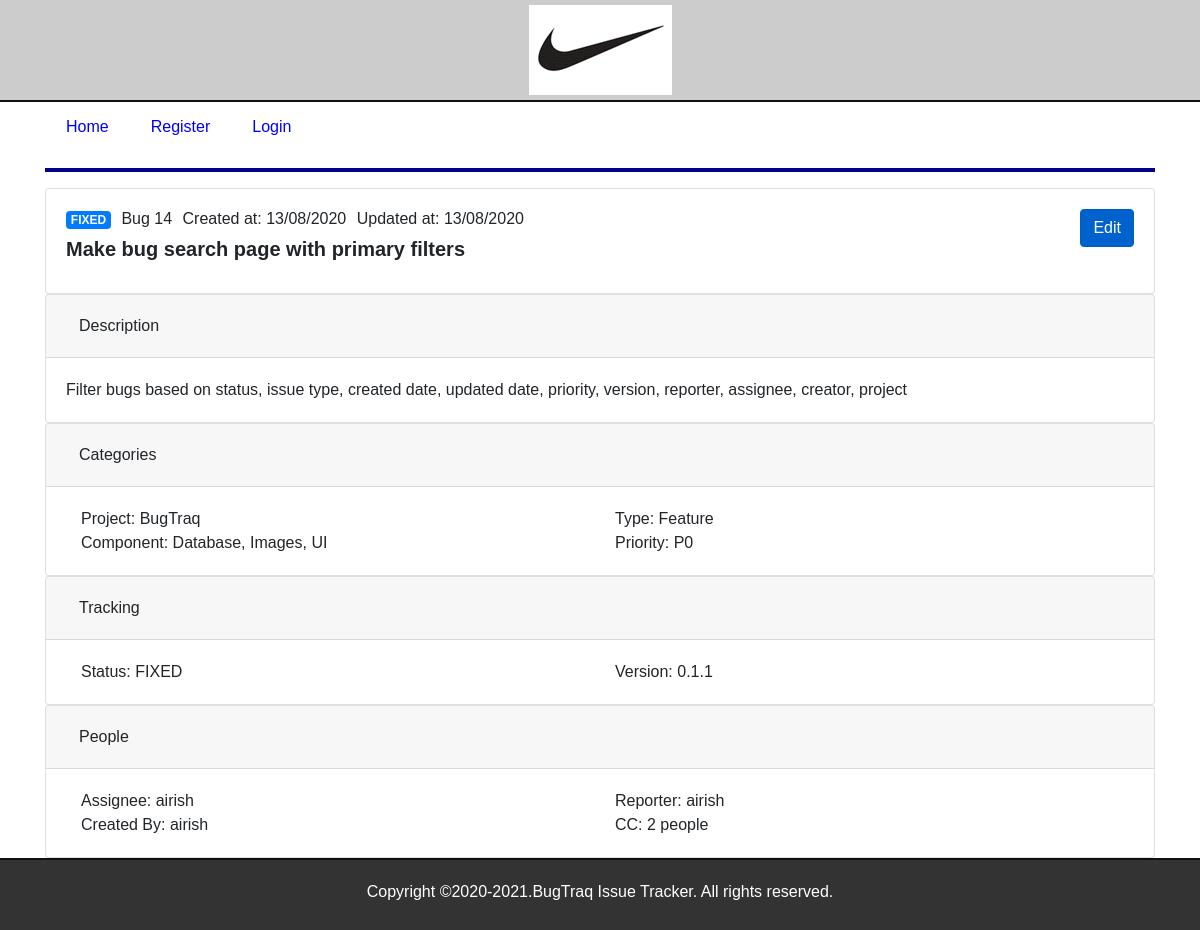
The app's page /show_bug/id=14 with its own data.
### app/models.py (models this page shows, shortened)
class Status(db.Model):
    status_id = db.Column(db.Integer, primary_key=True)
    status = db.Column(db.String(40), nullable=False)
    bugs = db.relationship('Bug', backref='status', lazy=True)

class BugSearchableMixin(object):
    @classmethod
    def search(cls, expression):
        ids, total = query_index(cls.__tablename__, expression)
        if total == 0:
            return cls.query.filter_by(bug_id=0), 0
        when = []
        for i in range(len(ids)):
            when.append((ids[i], i))
        return cls.query.filter(cls.bug_id.in_(ids)).order_by(
            db.case(when, value=cls.bug_id)), total

class Bug(BugSearchableMixin, db.Model):
    __searchable__ = ['bug_id', 'summary', 'description', 'version']
    bug_id = db.Column(db.Integer, primary_key=True)
    summary = db.Column(db.String(72), nullable=False)
    description = db.Column(db.String(256), nullable=False)
    created_at = db.Column(db.DateTime, nullable=False, default=datetime.utcnow)
    updated_at = db.Column(db.DateTime, nullable=False, default=datetime.utcnow)
    deleted_at = db.Column(db.DateTime, nullable=True)
    status_id = db.Column(db.Integer, db.ForeignKey('status.status_id'), nullable=False)
    issue_type_id = db.Column(db.Integer, db.ForeignKey('issue_type.issue_type_id'), nullable=False)
    pid = db.Column(db.Integer, db.ForeignKey('priority.pid'), nullable=False)
    version = db.Column(db.String(30), db.ForeignKey('fix_version.version'), nullable=False)
    reporter_id = db.Column(db.Integer, db.ForeignKey('reporter.user_id'), nullable=False)
    assignee_id = db.Column(db.Integer, db.ForeignKey('assignee.user_id'), nullable=False)
    creator_id = db.Column(db.Integer, db.ForeignKey('user.user_id'), nullable=False)
    project_id = db.Column(db.Integer, db.ForeignKey('project.project_id'), nullable=False)
    ccs = db.relationship('CC', backref='bug', lazy=True)

class Project(db.Model):
    project_id = db.Column(db.Integer, primary_key=True)
    title = db.Column(db.String(50), unique=True, nullable=False)
    description = db.Column(db.String(80), nullable=False)
    start = db.Column(db.DateTime, nullable=False, default=datetime.utcnow)
    end =  db.Column(db.DateTime, nullable=False, default=datetime.utcnow)
    components = db.relationship('Component', backref='project', lazy=True)
    bugs = db.relationship('Bug', backref='project', lazy=True)

class IssueType(db.Model):
    issue_type_id = db.Column(db.Integer, primary_key=True)
    issue_type = db.Column(db.String(40), nullable=False)
    bugs = db.relationship('Bug', backref='issue_type', lazy=True)

class Component(db.Model):
    component_id = db.Column(db.Integer, primary_key=True)
    name = db.Column(db.String(50), unique=True, nullable=False)
    project_id = db.Column(db.Integer, db.ForeignKey('project.project_id'), nullable=False)
    component_relation = db.relationship('Bug', secondary=component_relation, lazy='subquery', backref=db.backref('component', lazy=True) )

class Priority(db.Model):
    pid = db.Column(db.Integer, primary_key=True)
    priority = db.Column(db.String(30), nullable=False)
    bugs = db.relationship('Bug', backref='priority', lazy=True)

class User(db.Model):
    user_id = db.Column(db.Integer, primary_key=True)
    username = db.Column(db.String(50), unique=True, nullable=False)
    first_name = db.Column(db.String(80), nullable=False)
    last_name =  db.Column(db.String(80), nullable=False)
    email =  db.Column(db.String(100), unique=True, nullable=False)
    password =  db.Column(db.String(50), nullable=False)
    bugs = db.relationship('Bug', backref='user', lazy=True)
    ccs = db.relationship('CC', backref='user', lazy=True)
    assignees = db.relationship('Assignee', backref='user', uselist=False, lazy=True)
    reporters = db.relationship('Reporter', backref='user', uselist=False, lazy=True)

### app/routes.py (the view)
@app.route("/show_bug/id=<bug_id>")
def show_bugs(bug_id):
    if not bug_id:
        redirect(url_for('index'))
    bug = Bug.query.filter_by(bug_id=bug_id).first()
    issue_type = IssueType.query.filter_by(issue_type_id=bug.issue_type_id).first().issue_type
    status = Status.query.filter_by(status_id=bug.status_id).first().status
    priority = Priority.query.filter_by(pid=bug.pid).first().priority
    today = datetime.utcnow()
    project = Project.query.filter_by(project_id=bug.project_id).first()
    components = bug.component
    assignee = User.query.filter_by(user_id=bug.assignee_id).first()
    reporter = User.query.filter_by(user_id=bug.reporter_id).first()
    creator = User.query.filter_by(user_id=bug.creator_id).first()
    return render_template("show_bugs.html", project=project, assignee=assignee, creator=creator, reporter=reporter, bug=bug, issue_type=issue_type, status=status, priority=priority,
        title="Bugs", User=User, bugs=True, today=today, components=components)

### app/templates/show_bugs.html
{% extends "layout.html" %}
{% block content %}
<div class="card">
    <div class="card-body">
        <h6>
            <span class="badge badge-primary">{{status}}</span>
            <span style="padding-left:6px">Bug {{bug["bug_id"]}}</span>
            <span style="padding-left:6px">Created at: {{bug.created_at.strftime('%d/%m/%Y')}}</span>
            <span style="padding-left:6px">Updated at: {{bug.updated_at.strftime('%d/%m/%Y')}}</span>
            <span style='float:right;'>
                <a href="{{url_for('edit_bugs', bug_id=bug.bug_id, _method='POST')}}" class="btn btn-primary active" role="button" aria-pressed="true">Edit</a>
            </span>
        </h6>
        <h5 class="card-title"><strong>{{bug["summary"]}}</strong></h5>
    </div>
</div>
<div class="card">
    <div class="card-header" id="description">
        <h2 class="mb-0">
            <button class="btn btn-block text-left" type="button" data-toggle="collapse" data-target="#collapse_description" aria-expanded="true" aria-controls="collapse_description">
                Description
            </button>
        </h2>
    </div>
    <div id="collapse_description" class="collapse show" aria-labelledby="description">
        <div class="card-body">
        {{bug["description"]}}
        </div>
    </div>
</div>
<div class="card">
    <div class="card-header" id="categories">
        <h2 class="mb-0">
            <button class="btn btn-block text-left" type="button" data-toggle="collapse" data-target="#collapse_categories" aria-expanded="true" aria-controls="collapse_categories">
            Categories
            </button>
        </h2>
    </div>
    <div id="collapse_categories" class="collapse show" aria-labelledby="categories">
        <div class="card-body">
            <div class="container">
                <div class="row">
                    <div class="col">
                    Project: <span data-toggle="tooltip" data-placement="bottom" title="{{project.description}}">{{project.title}}</span>
                    </div>
                    <div class="col">
                    Type: {{issue_type}}
                    </div>
                </div>
                <div class="row">
                    <div class="col">
                    Component:
                    {% for component in components[:-1] %}
                        <span>{{component.name + ','}}</span>
                    {% endfor %}
                    <span>{{components[-1].name}}</span>
                    </div>
                    <div class="col">
                    Priority: {{priority}}
                    </div>
                </div>
            </div>
        </div>
    </div>
</div>
<div class="card">
    <div class="card-header" id="tracking">
        <h2 class="mb-0">
            <button class="btn btn-block text-left" type="button" data-toggle="collapse" data-target="#collapse_tracking" aria-expanded="true" aria-controls="collapse_tracking">
                Tracking
            </button>
        </h2>
    </div>
    <div id="collapse_tracking" class="collapse show" aria-labelledby="tracking">
        <div class="card-body">
            <div class="container">
                <div class="row">
                    <div class="col">Status: {{status}}</div>
                    <div class="col">Version: {{bug.version}}</div>
                </div>
            </div>
        </div>
    </div>
</div>
<div class="card">
    <div class="card-header" id="people">
        <h2 class="mb-0">
            <button class="btn btn-block text-left" type="button" data-toggle="collapse" data-target="#collapse_people" aria-expanded="true" aria-controls="collapse_people">
                People
            </button>
        </h2>
    </div>
    <div id="collapse_people" class="collapse show" aria-labelledby="people">
        <div class="card-body">
            <div class="container">
                <div class="row">
                    <div class="col">
                    Assignee: {{assignee.username}}
                    </div>
                    <div class="col">
                    Reporter: {{reporter.username}}
                    </div>
                </div>
                <div class="row">
                    <div class="col">
                    Created By: {{creator.username}}
                    </div>
                    <div class="col">
                    CC: {{"2 people"}}
                    </div>
                </div>
            </div>
        </div>
    </div>
</div>
{% endblock %}

### app/templates/layout.html (shortened to what this page needs)
<!DOCTYPE html>
<html>
<head>
    <link rel="stylesheet" href="https://stackpath.bootstrapcdn.com/bootstrap/4.5.0/css/bootstrap.min.css"
>
    <link rel="stylesheet" href="{{url_for('static', filename='css/main.css')}}"/>
</head>
<body>
<div class="container-fluid text-center top-container">
    <img src="{{url_for('static', filename='images/Bug_traq_1.PNG')}}">
</div>
<div class="container">
    {% include "includes/nav.html" %}
    {% block content %}
    {% endblock %}
</div>
{% include "includes/footer.html" %}
</body>
</html>

### app/templates/includes/nav.html (shortened to what this page needs)
    <header>
        <nav>
            <ul class="nav nav-pills">
                <li class="nav-item"><a href="{{ url_for('index') }}" class="nav-link {%if index%}active{% endif %}">Home</a></li>
                {%if not session['username']%}
                <li class="nav-item"><a href="{{ url_for('register') }}" class="nav-link {%if register%}active{% endif %}">Register</a></li>
                {%endif%}
                {%if not session['username']%}
                <li class="nav-item"><a href="{{ url_for('login') }}" class="nav-link {%if login%}active{% endif %}">Login</a></li>
                {%else%}
                <li class="nav-item"><a href="{{ url_for('logout') }}" class="nav-link">Logout</a></li>
                {%endif%}
            </ul>
        </nav>
        <hr style="clear:both">
    </header>

### app/templates/includes/footer.html
<div class="container-fluid text-center bottom-container">
    <footer>
        <p>Copyright &copy;2020-2021.BugTraq Issue Tracker. All rights reserved.</p>
    </footer>
</div>

### app/static/css/main.css (style rules this page uses)
* { box-sizing: border-box; }
*:before, *:after { box-sizing: border-box; }
html, body { font-family: Arial, Helvetica, sans-serif; height: 100%; position: relative; margin:0px; }
header { text-align: center; }
li { display: inline; padding: 5px; }
a { text-decoration: none; color: blue; }
hr { width: 100%; height:4px; margin-left: auto; margin-right: auto; background-color: darkblue; border: 0 none; }
.top-container { background: #ccc; padding:5px; border-bottom:2px solid #0f0f0f; }
.bottom-container { background: #333; padding:5px; border-top:2px solid #0f0f0f; bottom:0; }
footer { text-align: center; height: 50px; color: white; padding: 5px; margin-top: 10px; bottom: 0px; }

### records on screen
Status: status "FIXED"
Bug: bug_id "14", created_at "13/08/2020", updated_at "13/08/2020", summary "Make bug search page with primary filters", description "Filter bugs based on status, issue type, created date, updated date, priority, version, reporter, assignee, creator, project", version "0.1.1"
Project: title "BugTraq"
IssueType: issue_type "Feature"
Component: name "Database,"
Component: name "Images,"
Component: name "UI"
Priority: priority "P0"
User: username "airish"

### other values on screen
{{ "2 people" }} "2 people"
